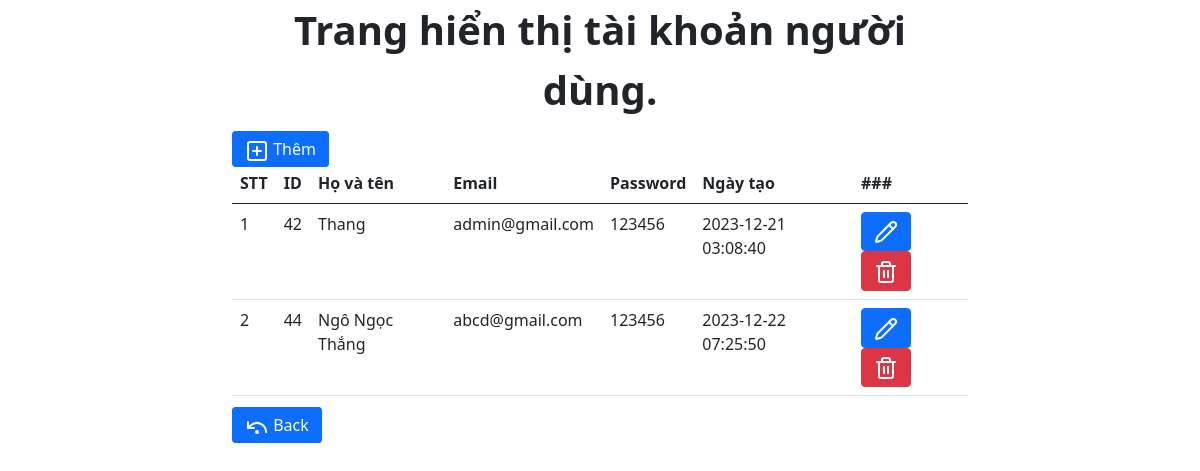
Screenshot of /doan_thaytung/dashboard/users/index.php with the database file from the repository.
### tables this page shows
CREATE TABLE `users` (
  `id` int(11) NOT NULL,
  `name` varchar(255) NOT NULL,
  `email` varchar(45) DEFAULT NULL,
  `password` varchar(45) DEFAULT NULL,
  `created_at` timestamp NULL DEFAULT current_timestamp()
);

### doan_thaytung/functions.php (called while the page is built, shortened)
<?php
function showAllUsers()
{
    global $conn;
    $query = "SELECT * FROM users";
    $result = mysqli_query($conn, $query);
    $users = [];
    if ($result->num_rows > 0) {
        $rowNum = 1;
        while ($row = $result->fetch_assoc()) {
            $users[] = array(
                "index" => $rowNum++,
                "id" => $row['id'],
                "name" => $row['name'],
                "email" => $row['email'],
                "password" => $row['password'],
                "created_at" => $row['created_at'],
            );
        }
    }
    return $users;
}
$users = showAllUsers();

### doan_thaytung/dashboard/users/index.php (the view)
<?php
include_once "../../connect.php";
include_once "../../functions.php";
showAllUsers();
?>
<?php include_once "../includes/header.php" ?>
<div class="container">
    <div class="row">
        <div class="col-8 mx-auto">
            <p class="fw-bold text-center fs-1">Trang hiển thị tài khoản người dùng.</p>
            <a href="./create.php" class="btn btn-primary d-inline"><i data-lucide="plus-square"></i> Thêm</a>
            <table class="table table-hover">
                <thead>
                    <tr>
                        <th>STT</th>
                        <th>ID</th>
                        <th>Họ và tên</th>
                        <th>Email</th>
                        <th>Password</th>
                        <th>Ngày tạo</th>
                        <th>###</th>
                    </tr>
                <tbody>
                    <?php foreach ($users as $user) { ?>
                        <tr>
                            <td><?php echo $user['index'] ?></td>
                            <td><?php echo $user['id'] ?></td>
                            <td><?php echo $user['name'] ?></td>
                            <td><?php echo $user['email'] ?></td>
                            <td><?php echo $user['password'] ?></td>
                            <td><?php echo $user['created_at'] ?></td>
                            <td>
                                <a href="./edit.php ?id=<?php echo $user['id'] ?>" class="btn btn-primary"><i data-lucide="pencil"></i></a>
                                <a href="./delete.php ?id=<?php echo $user['id'] ?>" class="btn btn-danger"><i data-lucide="trash"></i></a>
                            </td>
                        </tr>
                    <?php } ?>
                </tbody>
                </thead>
            </table>
            <a href="../views_admin/index.php" class="btn btn-primary d-inline"><i data-lucide="undo-dot"></i> Back</a>
        </div>
    </div>
</div>
<?php include_once "../includes/footer.php" ?>

### rows the page displays
users: index "1", id "42", name "Thang", email "admin@gmail.com", password "123456", created_at "2023-12-21 03:08:40"
users: index "2", id "44", name "Ngô Ngọc Thắng", email "abcd@gmail.com", password "123456", created_at "2023-12-22 07:25:50"
